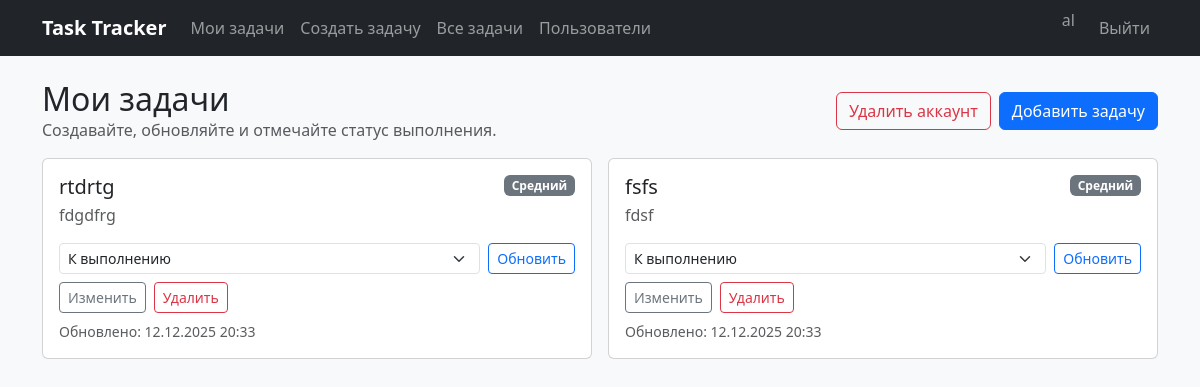
Screenshot of / (signed in) with the database file from the repository.
### tracker/models.py (models this page shows, shortened)
class CustomUser(AbstractUser):
    username = None
    email = models.EmailField(unique=True)
    full_name = models.CharField(max_length=150)
    USERNAME_FIELD = "email"
    REQUIRED_FIELDS = ["full_name"]
    objects = CustomUserManager()

class Task(models.Model):
    PRIORITY_CHOICES = [
        ("low", "Низкий"),
        ("medium", "Средний"),
        ("high", "Высокий"),
    ]
    STATUS_CHOICES = [
        ("todo", "К выполнению"),
        ("in_progress", "В работе"),
        ("done", "Готово"),
    ]
    title = models.CharField(max_length=200)
    description = models.TextField(blank=True)
    priority = models.CharField(
        max_length=10,
        choices=PRIORITY_CHOICES,
        default="medium",
    )
    status = models.CharField(
        max_length=20,
        choices=STATUS_CHOICES,
        default="todo",
    )
    owner = models.ForeignKey(
        CustomUser,
        on_delete=models.CASCADE,
        related_name="tasks",
    )
    created_at = models.DateTimeField(auto_now_add=True)
    updated_at = models.DateTimeField(auto_now=True)
    class Meta:
        ordering = ["-updated_at"]

### tracker/views.py (the view)
# urls.py: path("", dashboard, name="dashboard"),
@login_required
def dashboard(request: HttpRequest) -> HttpResponse:
    tasks = task_controller.list_for_owner(request.user)
    return render(
        request,
        "tracker/dashboard.html",
        {"tasks": tasks, "status_choices": Task.STATUS_CHOICES},
    )

### tracker/controllers/task_controller.py (called while the page is built)
def list_for_owner(user: CustomUser) -> QuerySet[Task]:
    return Task.objects.filter(owner=user)

### templates/tracker/dashboard.html (shortened to what this page needs)
{% extends "base.html" %}
{% block content %}
<div class="d-flex justify-content-between align-items-center mb-3">
    <div>
        <h2 class="mb-0">Мои задачи</h2>
        <p class="text-muted mb-0">Создавайте, обновляйте и отмечайте статус выполнения.</p>
    </div>
    <div class="d-flex gap-2">
        <a class="btn btn-outline-danger" href="{% url 'account_delete' %}">Удалить аккаунт</a>
        <a class="btn btn-primary" href="{% url 'task_create' %}">Добавить задачу</a>
    </div>
</div>
{% if tasks %}
<div class="row g-3">
    {% for task in tasks %}
    <div class="col-md-6">
        <div class="card card-hover h-100">
            <div class="card-body d-flex flex-column">
                <div class="d-flex justify-content-between align-items-start mb-1">
                    <h5 class="card-title mb-0">{{ task.title }}</h5>
                    <span class="badge text-bg-secondary">{{ task.get_priority_display }}</span>
                </div>
                {% if task.description %}
                <p class="card-text text-muted">{{ task.description }}</p>
                {% endif %}
                <div class="mt-auto">
                    <form method="post" action="{% url 'task_update_status' task.pk %}" class="row g-2 align-items-center">
                        <div class="col-auto flex-grow-1">
                            <select name="status" class="form-select form-select-sm">
                                {% for value, label in status_choices %}
                                <option value="{{ value }}" {% if task.status == value %}selected{% endif %}>{{ label }}</option>
                                {% endfor %}
                            </select>
                        </div>
                        <div class="col-auto">
                            <button class="btn btn-sm btn-outline-primary" type="submit">Обновить</button>
                        </div>
                    </form>
                    <div class="mt-2 d-flex gap-2">
                        <a class="btn btn-sm btn-outline-secondary" href="{% url 'task_edit' task.pk %}">Изменить</a>
                        <a class="btn btn-sm btn-outline-danger" href="{% url 'task_delete' task.pk %}">Удалить</a>
                    </div>
                    <small class="text-muted d-block mt-2">Обновлено: {{ task.updated_at|date:"d.m.Y H:i" }}</small>
                </div>
            </div>
        </div>
    </div>
    {% endfor %}
</div>
{% else %}
<div class="text-center py-5">
    <h4 class="mb-3">У вас пока нет задач</h4>
    <p class="text-muted">Создайте первую задачу, чтобы начать работу.</p>
    <a class="btn btn-primary" href="{% url 'task_create' %}">Добавить задачу</a>
</div>
{% endif %}
{% endblock %}

### templates/base.html (shortened to what this page needs)
{% load static %}
<!doctype html>
<html lang="ru">
<head>
    <link href="https://cdn.jsdelivr.net/npm/bootstrap@5.3.3/dist/css/bootstrap.min.css" rel="stylesheet">
    <link rel="stylesheet" href="{% static 'tracker/css/styles.css' %}">
</head>
<body class="bg-light">
<nav class="navbar navbar-expand-lg navbar-dark bg-dark mb-4">
    <div class="container">
        <a class="navbar-brand fw-semibold" href="{% url 'dashboard' %}">Task Tracker</a>
        <div class="collapse navbar-collapse" id="navbarNav">
            <ul class="navbar-nav me-auto">
                {% if user.is_authenticated %}
                <li class="nav-item"><a class="nav-link" href="{% url 'dashboard' %}">Мои задачи</a></li>
                <li class="nav-item"><a class="nav-link" href="{% url 'task_create' %}">Создать задачу</a></li>
                <li class="nav-item"><a class="nav-link" href="{% url 'tasks_list' %}">Все задачи</a></li>
                <li class="nav-item"><a class="nav-link" href="{% url 'users_list' %}">Пользователи</a></li>
                {% endif %}
            </ul>
            <ul class="navbar-nav ms-auto">
                {% if user.is_authenticated %}
                <li class="nav-item"><span class="navbar-text me-3">{{ user.full_name }}</span></li>
                <li class="nav-item"><a class="nav-link" href="{% url 'logout' %}">Выйти</a></li>
                {% else %}
                <li class="nav-item"><a class="nav-link" href="{% url 'login' %}">Вход</a></li>
                <li class="nav-item"><a class="nav-link" href="{% url 'register' %}">Регистрация</a></li>
                {% endif %}
            </ul>
        </div>
    </div>
</nav>
<div class="container pb-4">
    {% block content %}{% endblock %}
</div>
</body>
</html>

### static/tracker/css/styles.css (style rules this page uses)
body { min-height: 100vh; }

### rows the page displays
CustomUser: full_name "al"
Task: title "rtdrtg", priority "Средний", description "fdgdfrg", status "К выполнению", updated_at "12.12.2025 20:33"
Task: title "fsfs", priority "Средний", description "fdsf", status "К выполнению", updated_at "12.12.2025 20:33"
